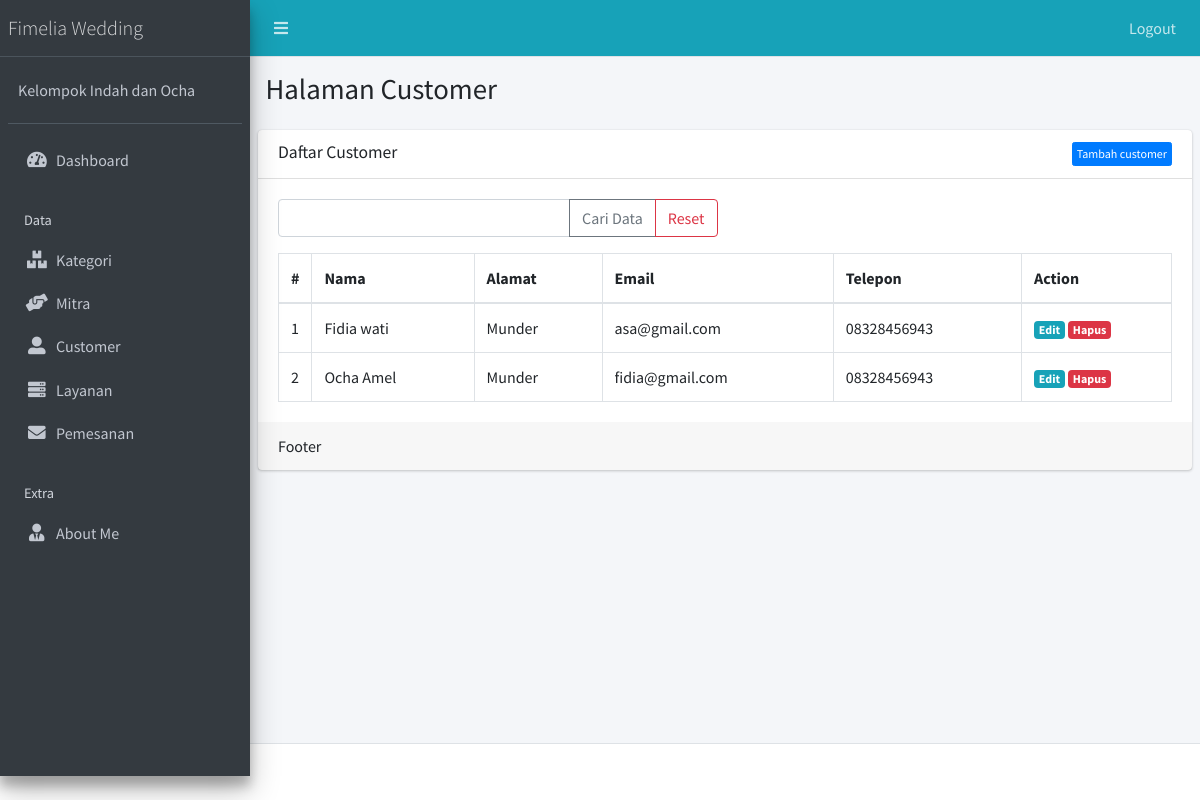
Page /public/customer (signed in) on the committed database.
### tables this page shows
CREATE TABLE `customer` (
  `id_customer` int(11) NOT NULL,
  `nama` varchar(255) NOT NULL,
  `alamat` varchar(255) NOT NULL,
  `email` varchar(255) NOT NULL,
  `telepon` varchar(255) NOT NULL
);

### app/core/Controller.php (called while the page is built, shortened)
<?php
class Controller{
	public function view($view, $data = [])
	{
		require_once '../app/views/' . $view . '.php';
	}
	public function model($model)
	{
		return new $model;
	}
}

### app/controllers/Customer.php (called while the page is built, shortened)
<?php
class Customer extends Controller {
	public function index()
	{
		$data['title'] = 'Daftar Customer';
		$data['customer'] = $this->model('CustomerModel')->getAllCustomer();
		$this->view('customer/index', $data);
	}
}

### app/core/App.php (called while the page is built, shortened)
<?php
class App{
	protected $method = 'index';
	protected $params = [];
	public function __construct(){
		$this->controller = new $this->controller;
		call_user_func_array([$this->controller, $this->method], $this->params);
	}
}

### public/index.php (called while the page is built, shortened)
<?php
$app = new App;

### app/core/Database.php (called while the page is built, shortened)
<?php
class Database{
	private $host = DB_HOST;
	private $user = DB_USER;
	private $pass = DB_PASS;
	private $dbnm = DB_NAME;
	private $dbh;
	private $stmt;
	public function __construct()
	{
		$dsn = 'mysql:host='. $this->host .';dbname='. $this->dbnm;
		$option = [
			PDO::ATTR_PERSISTENT => true,
			PDO::ATTR_ERRMODE => PDO::ERRMODE_EXCEPTION
		];
		try{
			$this->dbh = new PDO($dsn,$this->user,$this->pass, $option);
		}catch(PDOException $e){
			die($e->getMessage());
		}
	}
	public function query($query)
	{
		$this->stmt = $this->dbh->prepare($query);
	}
	public function execute()
	{
		$this->stmt->execute();
	}
	public function resultSet()
	{
		$this->execute();
		return $this->stmt->fetchAll(PDO::FETCH_ASSOC);
	}
}

### app/models/CustomerModel.php (called while the page is built, shortened)
<?php
class CustomerModel {
	private $table = 'customer';
	private $db;
	public function __construct()
	{
		$this->db = new Database;
	}
	public function getAllCustomer()
	{
		$this->db->query("SELECT * FROM " . $this->table );
		return $this->db->resultSet();
	}
}

### app/views/customer/index.php (the view, shortened to what this page needs)
  <div class="content-wrapper">
    <section class="content-header">
      <div class="container-fluid">
        <div class="row mb-2">
          <div class="col-sm-6">
            <h1>Halaman Customer</h1>
          </div>
        </div>
      </div>
    </section>
    <section class="content">
      <div class="card">
        <div class="card-header">
          <h3 class="card-title"><?= $data['title'] ?></h3> <div class="btn-group float-right"><a href="<?= base_url; ?>/customer/tambah" class="btn float-right btn-xs btn btn-primary">Tambah customer</a></div>
        </div>
        <div class="card-body">
      <form action="<?= base_url; ?>/customer/cari" method="post">
 <div class="row mb-3">
    <div class="col-lg-6">
      <div class="input-group">
        <input type="text" class="form-control" placeholder="" name="key" >
    <div class="input-group-append">
          <button class="btn btn-outline-secondary" type="submit">Cari Data</button>
          <a class="btn btn-outline-danger" href="<?= base_url; ?>/customer" >Reset</a>
    </div>
  </div>
  </div>
</div>
    </form>
          <table class="table table-bordered">
                  <thead>
                    <tr>
                      <th style="width: 10px">#</th>
                      <th>Nama</th>
                      <th>Alamat</th>
                      <th>Email</th>
                      <th>Telepon</th>
                      <th style="width: 150px">Action</th>
                    </tr>
                  </thead>
                  <tbody>
                  <?php $no=1; ?>
                    <?php foreach ($data['customer'] as $row) :?>
                    <tr>
                      <td><?= $no; ?></td>
                      <td><?= $row['nama'];?></td>
                      <td><?= $row['alamat'];?></td>
                      <td><?= $row['email'];?></td>
                      <td><?= $row['telepon'];?></td>
                      <td>
                        <a href="<?= base_url; ?>/customer/edit/<?= $row['id_customer'] ?>" class="badge badge-info">Edit</a> <a href="<?= base_url; ?>/customer/hapus/<?= $row['id_customer'] ?>" class="badge badge-danger" onclick="return confirm('Hapus data?');">Hapus</a>
                      </td>
                    </tr>
                    <?php $no++; endforeach; ?>
                  </tbody>
                </table>
        </div>
        <div class="card-footer">
          Footer
        </div>
      </div>
    </section>
  </div>

### rows in the picture
customer: nama "Fidia wati", alamat "Munder", email "asa@gmail.com", telepon "08328456943"
customer: nama "Ocha Amel", alamat "Munder", email "fidia@gmail.com", telepon "08328456943"

### other values in the picture
$data['title'] "Daftar Customer"
